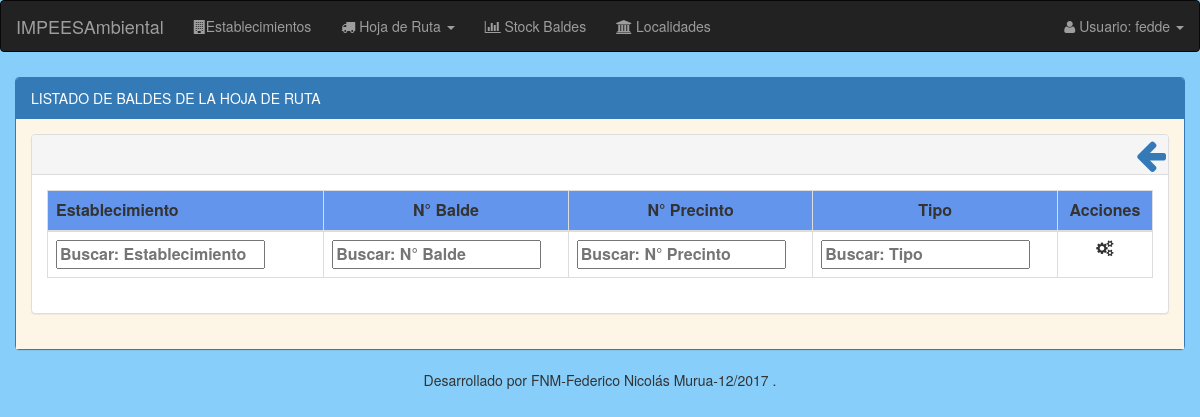
Page /hojas-de-Ruta/listado/hoja_de_ruta/2018/3/16/ (signed in) on the earlier database version.
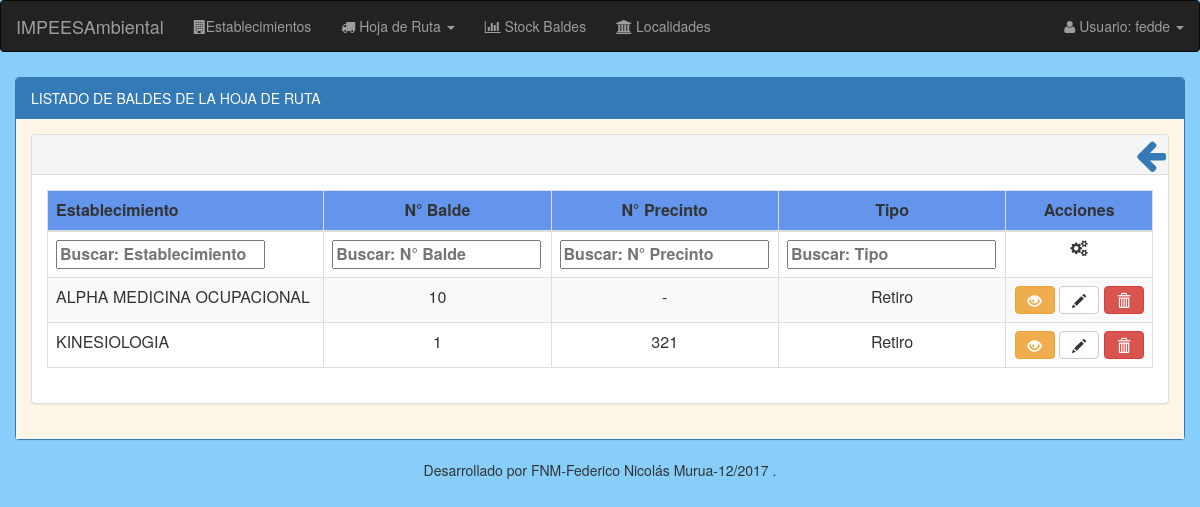
Same page on the later database version.
### modulo_I/models.py (models this page shows, shortened)
class DetalleHojaRuta(models.Model):
    balde = models.ForeignKey('Balde') #balde_entrega
    nro_precinto = models.BigIntegerField(unique=True, blank=True, null=True)
    tipo = models.CharField(max_length=15, choices=Entrega_Retiro)
    registro_hoja_ruta = models.ForeignKey('RegistroHojaRuta')

class RegistroHojaRuta(models.Model):
    fecha_recorrido = models.DateField() #fecha del dia que se imprimió la hoja de ruta
    establecimiento_generador = models.ForeignKey('EstablecimientoGenerador')
    hora_llegada = models.CharField(max_length=5, blank=True, null=True)
    hora_salida = models.CharField(max_length=5, blank=True, null=True)
    class Meta:
        unique_together = ('fecha_recorrido', 'establecimiento_generador',)

class EstablecimientoGenerador(models.Model):
    nro_inscripcion = models.BigIntegerField(unique=True, blank=True, null=True, default=None) # N° inscripcion registro de generadores provincia del chubut
    activo = models.BooleanField(default=False)
    razon_social = models.CharField(max_length=50)
    direccion = models.CharField(max_length=100)
    tipo_actividad = MultiSelectField(choices=sorted(Actividades), blank=True, null=True)
    recoleccion = MultiSelectField(choices=Dias, blank=True, null=True)
    localidad = models.ForeignKey('Localidad', null=True, on_delete=models.SET_NULL)
    telefono = models.CharField(max_length=50, blank=True, null=True)
    email = models.CharField(max_length=200, blank=True, null=True)
    responsable_ambiental = models.CharField(max_length=50, blank=True, null=True)
    cuit = models.CharField(max_length=20, blank=True, null=True)
    recorrido = models.ForeignKey('Recorrido', blank=True, null=True, on_delete=models.SET_NULL)
    nro_parada = models.IntegerField(validators=[MinValueValidator(1)], blank=True, null=True)
    recorrido_extra = models.ForeignKey('Recorrido', blank=True, null=True, on_delete=models.SET_NULL, related_name="recorrido_extra")
    nro_parada_extra = models.IntegerField(validators=[MinValueValidator(1)], blank=True, null=True)
    def __str__(self):
        return "%s" % (self.razon_social)

class Balde(models.Model):
    nro_balde = models.CharField(max_length=15, unique=True)
    capacidad = models.CharField(max_length=5, choices=Capacidad_balde) # en dm3
    estado = models.CharField(max_length=15, choices=Estado, default='En Planta')
    establecimiento_generador = models.ForeignKey('EstablecimientoGenerador', blank=True, null=True, default=None)

### modulo_I/views.py (the view)
@login_required
def listado_baldes_utilizados(request, anio, mes, dia):
    fecha_recorrido = datetime.date(int(anio), int(mes), int(dia))
    listado_baldes = DetalleHojaRuta.objects.filter(registro_hoja_ruta__fecha_recorrido__year=int(anio), registro_hoja_ruta__fecha_recorrido__month=int(mes), registro_hoja_ruta__fecha_recorrido__day=int(dia))
    return render(request, 'registroHojaRuta/baldes_utilizados/baldeutilizado_listado.html', {'listado_baldes': listado_baldes})

### modulo_I/templates/registroHojaRuta/baldes_utilizados/baldeutilizado_listado.html (shortened to what this page needs)
{% extends "balde/balde_listado.html" %}
{% load staticfiles %}
{% block panel-heading %}
  LISTADO DE BALDES DE LA HOJA DE RUTA
{% endblock %}
{% block panel-heading-tabla %}
  <div style="padding-top:0.3%; padding-left:0.1%;">
    <a href="{% url 'registroHojaRuta:listado_general' %}" data-toggle="tooltip" title="Volver"><i class="fa fa-arrow-left pull-right" style="font-size: 35px;padding-right:2px;"></i></a>
  </div>
{% endblock %}
{% block thead-tabla %}
  <thead>
  <tr style="background:#6495ED;">
      <th width="25%">Establecimiento</th>
      <th style="text-align: center;">N° Balde</th>
      <th style="text-align: center;">N° Precinto</th>
      <th style="text-align: center;">Tipo</th>
      <th style="text-align: center;">Acciones</th>
  </tr>
  </thead>
{% endblock %}
{% block tfoot-tabla %}
  <tfoot>
     <tr>
       <th>Establecimiento</th>
       <th>N° Balde</th>
       <th>N° Precinto</th>
       <th>Tipo</th>
       <th style="text-align: center;"><i class="fa fa-cogs"></i></th>
    </tr>
  </tfoot>
{% endblock %}
{% block tbody-tabla %}
<tbody>
  {% for balde in listado_baldes %}
      <tr>
        <td>{{ balde.registro_hoja_ruta.establecimiento_generador}}</td>
        <td style="text-align: center;">{{ balde.balde.nro_balde }}</td>
        {% if balde.nro_precinto %}
          <td style="text-align: center;">{{ balde.nro_precinto}}</td>
        {% else %}
          <td style="text-align: center;">-</td>
        {% endif %}
        <td style="text-align: center;">{{ balde.tipo}}</td>
        <td align="center">
            <a class="btn btn-warning" data-toggle="tooltip" title="Detalles" href="{% url 'registroHojaRuta:detalle_balde_utilizado' id_balde=balde.id %}"><em class="glyphicon glyphicon-eye-open"></em></a>
            <a class="btn btn-default" data-toggle="tooltip" title="Modificar" href="{% url 'registroHojaRuta:modif_balde_utilizado' id_balde=balde.balde.id id_hoja=balde.registro_hoja_ruta.id %}"><em class="glyphicon glyphicon-pencil"></em></a>
            <a id="nro_balde"class="btn btn-danger btn-baja"  data-baldenro="{{balde.id}}" data-toggle="modal" data-target="#modal_baja" title="Eliminar"><em class="glyphicon glyphicon-trash"></em></a>
        </td>
      </tr>
    {% endfor %}
  </tbody>
{% endblock %}

### modulo_I/templates/balde/balde_listado.html (shortened to what this page needs)
{% extends "base/base_listado.html" %}
{% load staticfiles %}

### templates/base/base_listado.html (shortened to what this page needs)
{% extends "base/base.html" %}
{% load staticfiles %}
{% load staticfiles bootstrap3 %}
{% block stylesheets %}
  <link rel="stylesheet" href="{% static 'css/filtro_upHeader_tabla.css' %}"/>
  <link rel="stylesheet" href="{% static 'css/dataTables.bootstrap.css' %}"/>
{% endblock %}
{% block content %}
    <div class="container container-form" style="padding-top:5px; width:100%">
            <div class="panel panel-primary">
              <div class="panel-heading">{% block panel-heading %}{% endblock %}</div>
                <div class="panel-body" style="background:OldLace">
                  <div class="container" style="width:100%">
                      <div class="row">
                        <div class="panel panel-default">
                          <div class="panel-heading" style="height: 40px;padding:0">{% block panel-heading-tabla %}{% endblock %}</div>
                            <div class="panel-body" >
                              <table class="table table-striped table-bordered" cellspacing="0" id="table-list">
                                {% block thead-tabla %}{% endblock %}
                                {% block tfoot-tabla %}{% endblock %}
                                {% block tbody-tabla %}{% endblock %}
                              </table>
                            </div>
                          </div>
                      </div>
                  </div>
                </div>
            </div>
    </div>
{% endblock %}

### templates/base/base.html (shortened to what this page needs)
{% load staticfiles %}
<html lang="es">
  <head>
      <link rel="stylesheet" type="text/css" href="{% static 'css/bootstrap.css' %}"/>
      <link rel="stylesheet" type="text/css" href="{% static 'css/font-awesome.min.css' %}"/>
      {% block stylesheets %}{% endblock %}
  </head>
  <body style="background:LightSkyBlue ">
      {% block no-navbar %}
          {% include 'base/nav.html' %}
      {% endblock %}
      <main role="main">
        {% block content %}{% endblock %}
        <div class="footer" align="center">
          Desarrollado por FNM-Federico Nicolás Murua-12/2017 .
        </div>
      </main>
  </body>
</html>

### templates/base/nav.html (shortened to what this page needs)
<nav class="navbar navbar-inverse">
  <div class="container-fluid">
    <div class="navbar-header">
      <a class="navbar-brand" href="#" >IMPEESAmbiental</a>
    </div>
    <ul class="nav navbar-nav">
      <li><a href="{% url 'generadores:listado_generadores' %}"><i class="fa fa-building"></i>Establecimientos</a><li>
      <li class="dropdown"><a class="dropdown-toggle" data-toggle="dropdown" href="#"><i class="fa fa-truck"></i> Hoja de Ruta <span class="caret"></span></a>
      </li>
      <li><a href="{% url 'baldes:listado_baldes' %}"><i class="fa fa-bar-chart-o"></i> Stock Baldes</a><li>
      <li><a href="{% url 'localidades:listado_localidades' %}"><i class="fa fa-institution"></i> Localidades</a><li>
    </ul>
    <ul class="nav navbar-nav navbar-right">
      <li class="dropdown"><a class="dropdown-toggle" data-toggle="dropdown" href="#"><i class="fa fa-user"></i> Usuario: {{user.get_username}} <span class="caret"></span></a>
      </li>
    </ul>
  </div>
</nav>

### estaticos/css/filtro_upHeader_tabla.css (style rules this page uses)
tfoot { display: table-header-group; }

Differences in the rows shown:
added DetalleHojaRuta: registro_hoja_ruta.establecimiento_generador "ALPHA MEDICINA OCUPACIONAL", balde.nro_balde "10", tipo "Retiro"
added DetalleHojaRuta: registro_hoja_ruta.establecimiento_generador "KINESIOLOGIA", balde.nro_balde "1", nro_precinto "321", tipo "Retiro"
